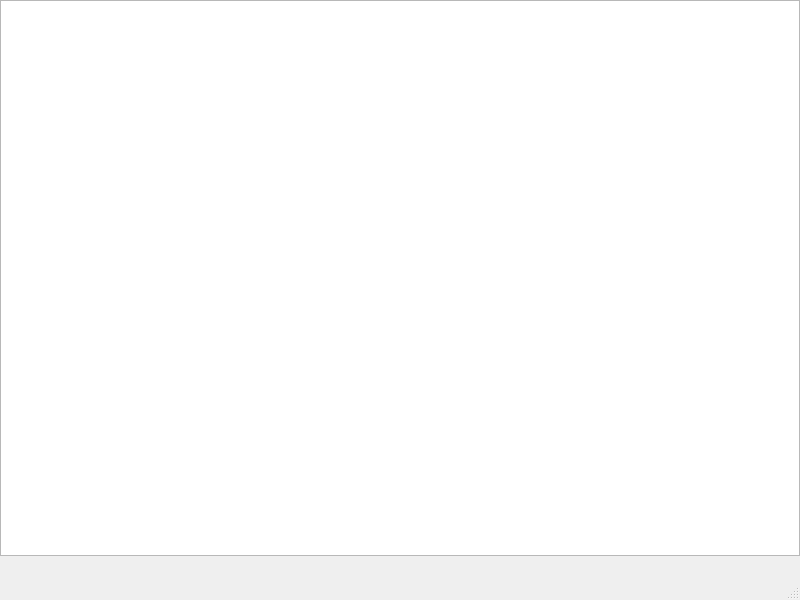
<?xml version="1.0" encoding="UTF-8"?>
<ui version="4.0">
 <class>MainWindow</class>
 <widget class="QMainWindow" name="MainWindow">
  <property name="geometry">
   <rect>
    <x>0</x>
    <y>0</y>
    <width>800</width>
    <height>600</height>
   </rect>
  </property>
  <property name="windowTitle">
   <string>Mescaline Editor</string>
  </property>
  <widget class="QWidget" name="centralwidget">
   <property name="maximumSize">
    <size>
     <width>800</width>
     <height>556</height>
    </size>
   </property>
   <layout class="QHBoxLayout" name="horizontalLayout">
    <property name="margin">
     <number>0</number>
    </property>
    <item>
     <widget class="QPlainTextEdit" name="plainTextEdit"/>
    </item>
   </layout>
  </widget>
  <widget class="QMenuBar" name="menubar">
   <property name="geometry">
    <rect>
     <x>0</x>
     <y>0</y>
     <width>800</width>
     <height>22</height>
    </rect>
   </property>
  </widget>
  <widget class="QStatusBar" name="statusbar"/>
  <action name="actionOpen">
   <property name="text">
    <string>Open...</string>
   </property>
  </action>
 </widget>
 <resources/>
 <connections/>
</ui>
